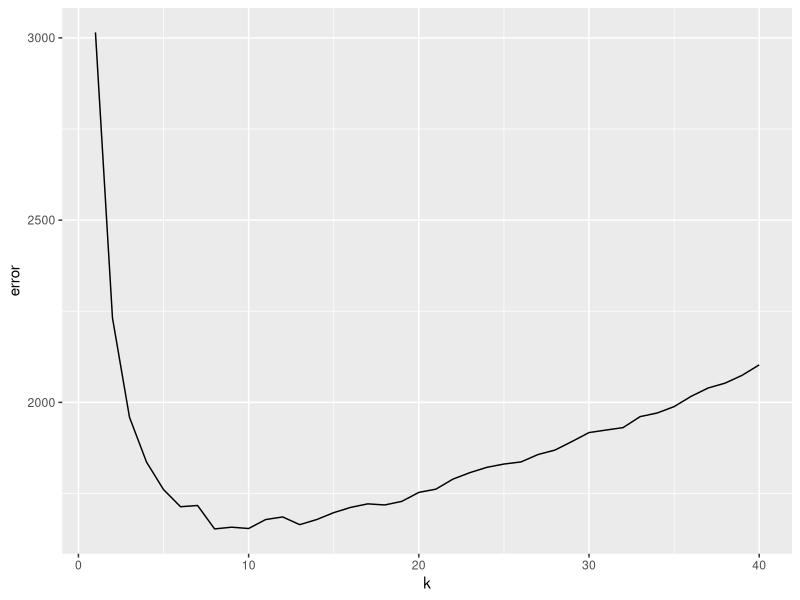
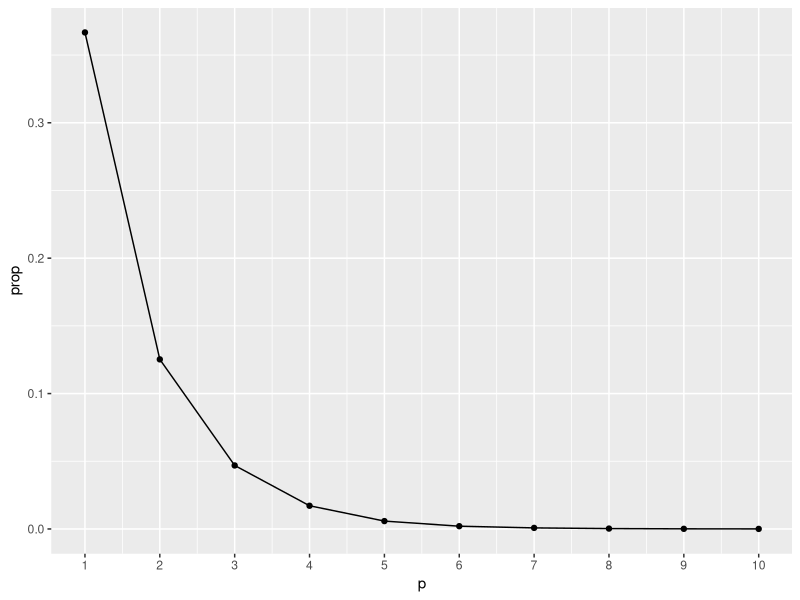
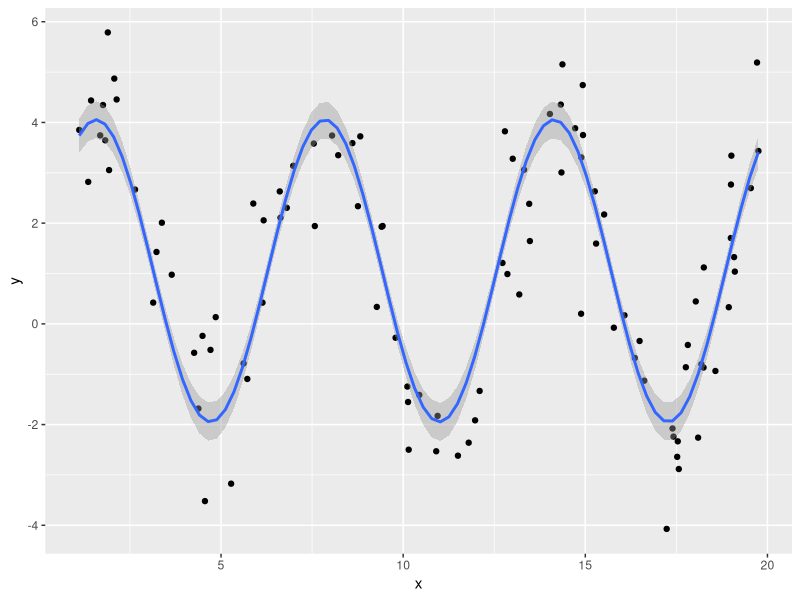

The R source for these figures, in order:
library(dplyr)
library(ggplot2)

#### Ley de los grandes números ####

# Moneda

# Dado

# Dado + Moneda

#### Teorema Central de Límite ####

# Moneda a normal

# Moneda a normal

# Dado + Moneda a normal

#### Error y complejidad ####
library(FNN)

n.data <- 11000
n.train <- 10000
data <- data_frame(x1=rnorm(n.data, 10, 7), 
                   x2=rnorm(n.data, 6, 3), 
                   x3=rnorm(n.data, 15, 10), 
                   y = x1 + x2 + x3 + rnorm(n.data))
train <- data[1:n.train,]
test <- data[(n.train+1):n.data,]

preds <- sapply(1:40, function(k) {
  knn.reg(train=train[1:3], test=test[1:3], y=train$y, k=k)$pred
}) 
error <- apply(preds, 2, function(e) sum((e-test$y)**2)) %>% t() %>% 
  t() %>%
  data.frame() %>%
  setNames("error") %>%
  mutate(k = 1:40)
ggplot(error, aes(x=k, y=error)) + geom_line()

#### Maldición de la dimensionalidad ####
side.prop <- function(p, nn, r) {
  u <- replicate(p, runif(nn))
  x <- replicate(p, runif(1))
  x1 <- x - r/2
  x2 <- x + r/2
  length(which(colSums((t(u) >= x1) & (t(u) <= x2)) == p))/nn  
}
prop <- sapply(1:10, function(p) {
  mean(replicate(100, side.prop(p, 10000, 0.4)))
})
ggplot(data.frame(p=1:10, prop=prop), aes(x=p, y=prop)) + geom_line() + 
  geom_point() +
  scale_x_continuous(breaks = 1:10)

#### Modelo lineal en el seno ####
data <- data_frame(x = runif(100, min=1, max=20), y = 3*sin(x) + rnorm(100, 1, 1))
ggplot(data, aes(x=x, y=y)) + geom_point() + geom_smooth(method = "lm", formula = y~sin(x))
